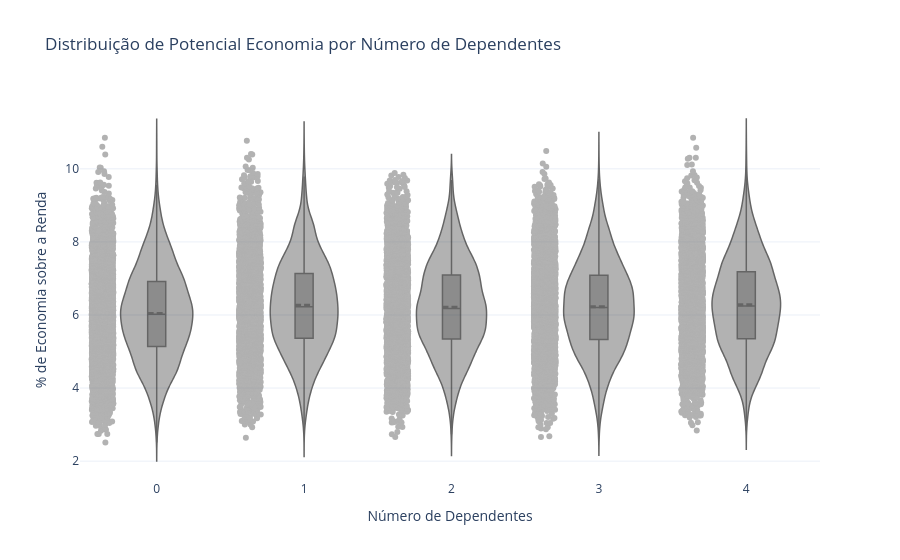

The cell this chart's notebook holds for it:
### Markdown cell above
## 4.1. Análise: Potencial de Economia vs. Dependentes
A análise indica que pessoas sem dependentes tendem a apresentar melhores índices de potencial de economia. No entanto, ao observar a densidade, notamos que a grande massa de dados se concentra de forma muito semelhante entre os grupos.

> Utilizamos o método `update_traces(scalemode='count')` com o objetivo de deixar o violino com o tamanho real da quantidade de dados e, mesmo assim, podemos observar que a **"grande massa"** das pessoas que têm **0 dependentes** e das pessoas que têm **4 dependentes** está concentrada mais ou menos na mesma área.

**O número de dependentes influencia o orçamento, mas não é o fator fundamental**. A concentração de pessoas com 0 ou 4 dependentes permanece majoritariamente na mesma faixa percentual de gastos.

### Code cell
import plotly.express as px

#lista vai servir para somar os valores
colunas_economia = [
    'Potential_Savings_Groceries', 'Potential_Savings_Transport', 
    'Potential_Savings_Eating_Out', 'Potential_Savings_Entertainment', 
    'Potential_Savings_Utilities', 'Potential_Savings_Healthcare', 
    'Potential_Savings_Education', 'Potential_Savings_Miscellaneous'
]
#criando nova coluna em relação aos gastos
dados['Potential_Savings'] = dados[colunas_economia].sum(axis=1)
#calculando o índice de 'gasto desnecessário'
dados['waste_Ratio'] = (dados['Potential_Savings'] / dados['Income']) * 100

#necessário passar apra string para que o plotly divida em categorias

dados['Dependents_Str'] = dados['Dependents'].astype(str)

# 3. Gerando o Violin Plot por Dependentes
fig = px.violin(
    dados, 
    x="Dependents_Str", 
    y="waste_Ratio",  
    # color="Dependents_Str",  <-- REMOVA ESTA LINHA
    color_discrete_sequence=['#7f7f7f'],
    box=True,           
    points="all",      
    category_orders={"Dependents_Str": sorted(dados['Dependents_Str'].unique())},
    title="Distribuição de Potencial Economia por Número de Dependentes",
    labels={
        "Dependents_Str": "Número de Dependentes",
        "waste_Ratio": "% de Economia sobre a Renda"
    },
    template="plotly_white" # O fundo branco já ajuda no visual clean
)
# linha da média para comparar com a mediana (boxplot interno)
fig.update_traces(meanline_visible=True)

#esse método é responsávell por deixar o violino no tamanho real,sem haver distorções na imagem,mesmo se os outros
#forem maiores
fig.update_traces(scalemode='count')

fig.update_traces(
    opacity=0.6,          #deixa o preenchimento suave
    line_width=1.5,       #engrossa um pouco a borda do violino
    line_color='black',   #força a borda a ser preta/escura para contraste
    meanline_visible=True,
    meanline_width=3,     #destaca a linha da média
)
fig.update_layout(
    hovermode="x", # Faz a linha focar no grupo (eixo X) onde o mouse está
    yaxis=dict(
        showspikes=True, #ativa a linha de guia
        spikemode="across", #faz a linha atravessar o gráfico inteiro
        spikesnap="cursor", #a linha segue exatamente o mouse, não "pula" nos pontos
        spikethickness=2, #espessura da linha
        spikedash="dash", #estilo da linha 
        spikecolor="gray" 
    )
)


fig.show()

### Figure 1 — Plotly figure (JSON) as saved in the notebook; plotly's stock layout.template omitted (floating-point values rounded to 4 significant figures; data arrays with more than 128 entries replaced by an {"elided": "..."} marker saying what was removed)
{"data": [{"alignmentgroup": "True", "box": {"visible": true}, "hovertemplate": "Número de Dependentes=%{x}<br>% de Economia sobre a Renda=%{y}<extra></extra>", "legendgroup": "", "line": {"color": "black", "width": 1.5}, "marker": {"color": "#7f7f7f"}, "meanline": {"visible": true, "width": 3}, "name": "", "offsetgroup": "", "opacity": 0.6, "orientation": "v", "points": "all", "scalegroup": "True", "scalemode": "count", "showlegend": false, "type": "violin", "x": {"elided": "20000 str values"}, "x0": " ", "xaxis": "x", "y": {"elided": "20000 float values"}, "y0": " ", "yaxis": "y"}], "layout": {"hovermode": "x", "legend": {"tracegroupgap": 0}, "title": {"text": "Distribuição de Potencial Economia por Número de Dependentes"}, "violinmode": "group", "xaxis": {"anchor": "y", "categoryarray": ["0", "1", "2", "3", "4"], "categoryorder": "array", "domain": [0, 1], "title": {"text": "Número de Dependentes"}}, "yaxis": {"anchor": "x", "domain": [0, 1], "showspikes": true, "spikecolor": "gray", "spikedash": "dash", "spikemode": "across", "spikesnap": "cursor", "spikethickness": 2, "title": {"text": "% de Economia sobre a Renda"}}}}
